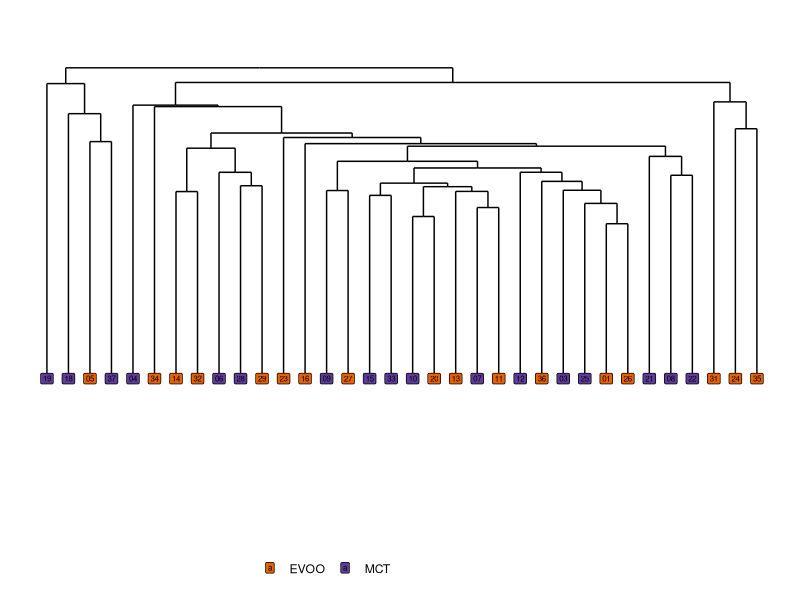

Write R code to recreate this figure.
## ---- chunk 1
# this chunck sets up the rmd document

require(rmarkdown)
require(knitr)
require(tidyverse)
require(RColorBrewer) 
require(cowplot)
require(reshape2)
require(ggdendro)
require(vegan)
require(gridExtra)

# set the path for root directory
opts_knit$set(root.dir = "/Users/abby/Documents/Projects/dietstudy/")

# create a directory for the figure and set it's resolution/format
# opts_chunk$set(echo = TRUE, fig.path = "Figs_18_5_11/", dev = c("tiff"), dpi = 300, dev.args = list(compression="lzw"))
opts_chunk$set(echo = TRUE, fig.path = "Figs/", dev = c("pdf","png"), dpi = 300)
## ---- chunk 2
#### load the maps for downstream use ####
# full sample map - every possible sample
map <- read.table("data/maps/SampleID_map.txt", sep = "\t", header = T, comment = "")
# map for each subject
map_username <- read.table("data/maps/UserName_map.txt", sep = "\t", header = T, comment = "")
# map of just the smaples with taxonomy information after cleaning
tax_map <- read.table("data/maps/taxonomy_norm_map.txt", sep = "\t", header = T, comment = "")

# set up colors (http://phrogz.net/css/distinct-colors.html)
pal <- rev(c("#ff40f2", "#ff0000", "#008c4b", "#00138c", "#8c235b", "#ffbfbf", "#8c7723", "#468c75", "#8091ff", "#ff80c4", "#8c3123", "#fff2bf", "#40fff2", "#69698c", "#ff0044", "#ff9180", "#e5ff80", "#bffbff", "#5940ff", "#8c696e", "#8c7369", "#858c69", "#40d9ff", "#c480ff", "#ff8c40", "#4b8c00", "#23698c", "#69238c", "#8c4b00", "#bfffbf", "#004b8c", "#eabfff", "#ffc480", "#40ff59", "#80c4ff", "#ffd940" ))
pal1 <- rev(c("#ff0015", "#0073ff", "#adffcb", "#8c0000", "#ffadb4", "#add2ff", "#5f8c70", "#8c5f5f", "#bb00ff", "#5f748c", "#d0ff00", "#67008c", "#00ff5e", "#738c00", "#e9adff", "#008c33", "#f0ffad"))
pal2 <- rev(c("#8c5f63", "#ff0015", "#e9adff", "#003f8c", "#0073ff", "#adffcb", "#738c00", "#d0ff00", "#8c000c", "#67008c", "#bb00ff", "#add2ff", "#008c33", "#00ff5e", "#f0ffad", "#ffadad"))
pal3 <- rev(c("#ff4066", "#8091ff", "#c3ffbf", "#7a5c62", "#bfc8ff", "#7a771f", "#df40ff", "#40ffec", "#fffb80", "#703d7a", "#3d7a74", "#ff0000", "#f4bfff", "#bffff9", "#7a1f1f", "#00107a", "#11ff00", "#ffbfbf", "#4059ff", "#417a3d"))

pal4 <- c("#bf0000", "#f29d3d", "#a3d9b1", "#bfd9ff", "#f780ff", "#ff0000", "#ffe1bf", "#00d957", "#0020f2", "#e60099", "#730f00", "#7f6600", "#336655", "#293aa6", "#a6538a", "#8c4f46", "#e5c339", "#00ffcc", "#333a66", "#40202d", "#f29979", "#fbffbf", "#00b3a7", "#8091ff", "#cc335c", "#594943", "#a3d936", "#003033", "#300059", "#400009", "#cc5200", "#354020", "#39c3e6", "#cbace6", "#d9a3aa", "#7f5940", "#6a8040", "#006fa6", "#cc00ff", "#402910", "#0a4d00", "#566573", "#83008c")

#n <- 41
#qual_col_pals = brewer.pal.info[brewer.pal.info$category == 'qual',]
#col_vector = unlist(mapply(brewer.pal, qual_col_pals$maxcolors, rownames(qual_col_pals)))
#pie(rep(1,n), col=sample(pal4, n))
#pal4 <- sample(col_vector,n)

#cols_micro <- colorRampPalette(brewer.pal(12, "Set3"))
#cols_func <- colorRampPalette(brewer.pal(8, "Set2"))
#cols_food <- colorRampPalette(brewer.pal(8, "Dark2"))
## ---- chunk 3
# import average microbime per person for clustering
microbes <- read.delim("data/processed_UN_tax/UN_taxonomy_norm_s.txt", row = 1)

# create normalized sqrt relative abundance
# this is what we display in the figure, so we cluster using these values
microbes.sq <- sweep(sqrt(microbes), 2, colSums(sqrt(microbes)), "/")


# create distance matrix for clustering
# should update this to what ever method I end up using in the paper (euclidean for clr, but should use a tree method with relative abundance data)
mydist <- vegdist(t(microbes.sq), method = "bray") 
myclust <- hclust(mydist, method = "average")
order <- myclust$order
microbes <- microbes[,order]
ord_factor <- as.character(colnames(microbes))

# save the sim.order - might not need to do this
#save(sim.order, file = "data/order_by_similaritiy.RData")

## Quick visual look at the visual clustering
# plot(myclust);groups <- cutree(myclust, k=3);rect.hclust(myclust, k=3, border = "red")


# create dendrogram of clustering
dend <- as.dendrogram(myclust)

# munging for plotting
ddata <- dendro_data(dend, type = "rectangle")
labs <- label(ddata)
# change class to prevent warning when joining
labs$label<- as.character(labs$label)
map_username$UserName <- as.character(map_username$UserName)
# add map information for plotting
labs <- inner_join(labs, map_username, by = c("label"="UserName" ))
labs$label <- gsub("MCTs", "", labs$label)

# plot dendrogram
dend_plot <- ggplot(segment(ddata)) + 
  geom_segment(aes(x = x, y = y, xend = xend, yend = yend)) +
  geom_label(data=labs, aes(label=label, x =x, y=0, hjust = 0.5, vjust =1, fill = labs$Supplement), size = 2) +
  scale_fill_manual(values = c("#e66101","#5e3c99")) +
  ylim(-0.25, 0.5) +
  theme_dendro() +
  theme(legend.position = c(0.4,0),
        legend.direction = "horizontal",
        legend.title = element_blank())

dend_plot
